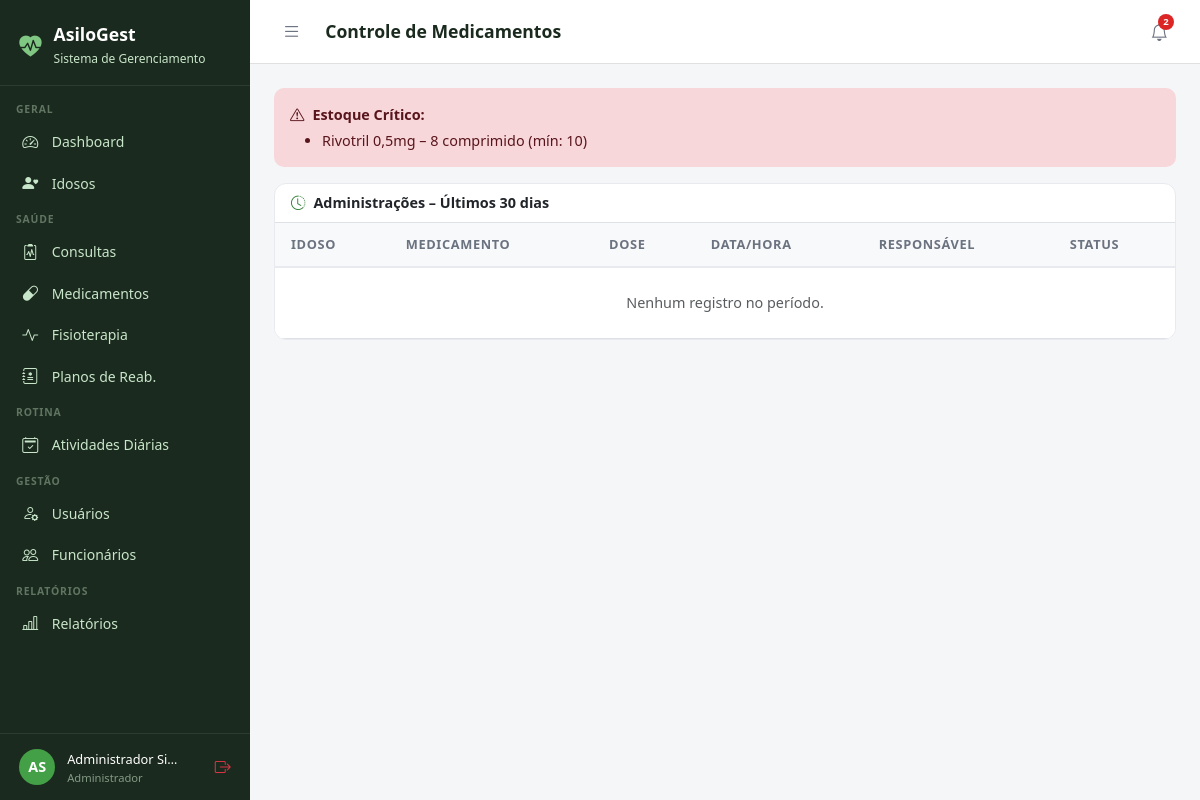
The app's page /relatorios/medicamentos/ (signed in), older data.
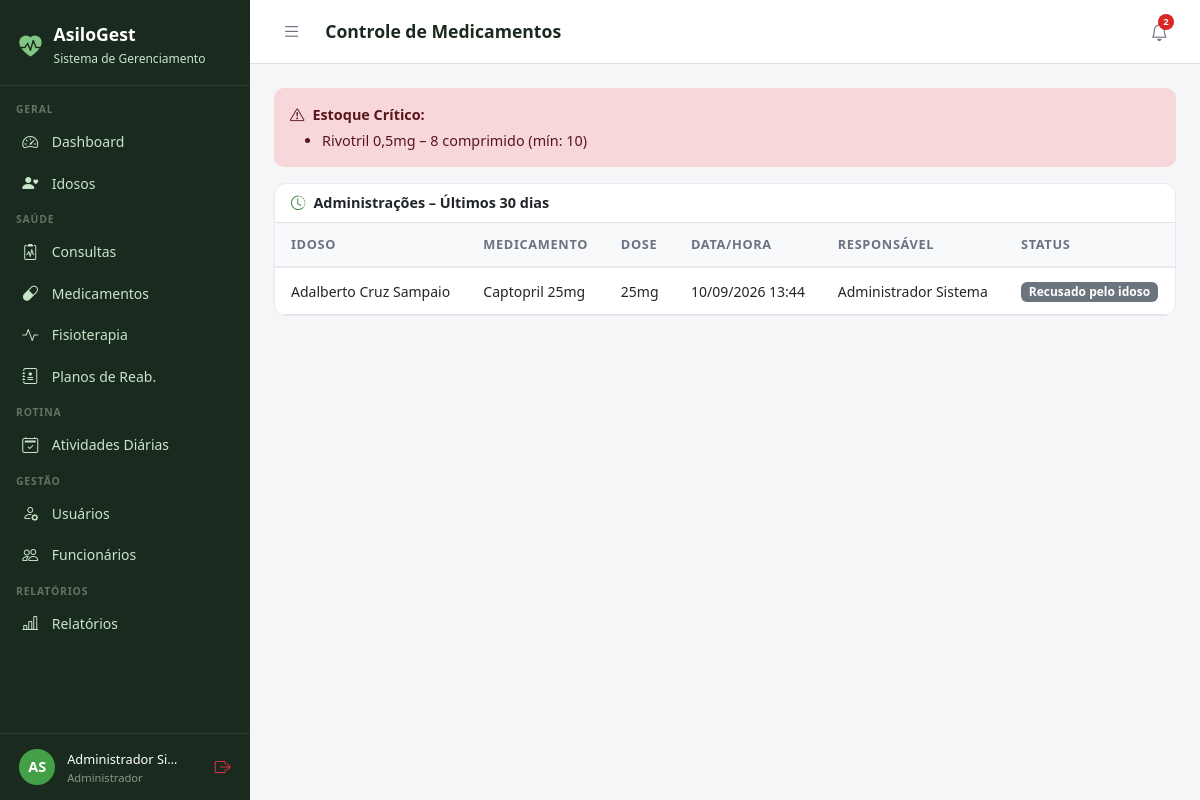
The same page, newer data.
### medicamentos/models.py (models this page shows, shortened)
class Medicamento(models.Model):
    nome = models.CharField(max_length=150, verbose_name='Nome do Medicamento')
    principio_ativo = models.CharField(max_length=150, blank=True)
    fabricante = models.CharField(max_length=100, blank=True)
    forma = models.CharField(max_length=50, blank=True, verbose_name='Forma Farmacêutica', help_text='Ex: comprimido, xarope, injeção')
    estoque_atual = models.IntegerField(default=0, verbose_name='Estoque Atual')
    estoque_minimo = models.IntegerField(default=10, verbose_name='Estoque Mínimo')
    unidade = models.CharField(max_length=20, default='unidade', verbose_name='Unidade de Medida')
    observacoes = models.TextField(blank=True)
    ativo = models.BooleanField(default=True)
    criado_em = models.DateTimeField(auto_now_add=True)
    class Meta:
        verbose_name = 'Medicamento'
        verbose_name_plural = 'Medicamentos'
        ordering = ['nome']

class RegistroAdministracao(models.Model):
    STATUS_CHOICES = [
        ('administrado', 'Administrado'),
        ('recusado', 'Recusado pelo idoso'),
        ('adiado', 'Adiado'),
        ('omitido', 'Omitido'),
    ]
    prescricao = models.ForeignKey(PrescricaoMedicamento, on_delete=models.CASCADE, related_name='registros')
    administrado_por = models.ForeignKey(Usuario, on_delete=models.SET_NULL, null=True, related_name='administracoes')
    data_hora = models.DateTimeField(verbose_name='Data e Hora')
    status = models.CharField(max_length=15, choices=STATUS_CHOICES, default='administrado')
    observacoes = models.TextField(blank=True, verbose_name='Observações')
    criado_em = models.DateTimeField(auto_now_add=True)
    class Meta:
        verbose_name = 'Registro de Administração'
        verbose_name_plural = 'Registros de Administração'
        ordering = ['-data_hora']

class PrescricaoMedicamento(models.Model):
    FREQUENCIA_CHOICES = [
        ('1x_dia', '1x ao dia'),
        ('2x_dia', '2x ao dia'),
        ('3x_dia', '3x ao dia'),
        ('4x_dia', '4x ao dia'),
        ('cada_6h', 'A cada 6 horas'),
        ('cada_8h', 'A cada 8 horas'),
        ('cada_12h', 'A cada 12 horas'),
        ('sob_demanda', 'Sob demanda'),
        ('semanal', 'Semanal'),
        ('customizado', 'Customizado'),
    ]
    idoso = models.ForeignKey(Idoso, on_delete=models.CASCADE, related_name='prescricoes')
    medicamento = models.ForeignKey(Medicamento, on_delete=models.PROTECT, related_name='prescricoes')
    prescrito_por = models.ForeignKey(Usuario, on_delete=models.SET_NULL, null=True, related_name='prescricoes_feitas', limit_choices_to={'perfil': 'medico'})
    dose = models.CharField(max_length=50, verbose_name='Dose')
    frequencia = models.CharField(max_length=15, choices=FREQUENCIA_CHOICES)
    horarios = models.CharField(max_length=200, blank=True, verbose_name='Horários', help_text='Ex: 08:00, 12:00, 18:00')
    data_inicio = models.DateField(verbose_name='Início')
    data_fim = models.DateField(null=True, blank=True, verbose_name='Fim (deixe em branco para uso contínuo)')
    via_administracao = models.CharField(max_length=50, blank=True, verbose_name='Via de Administração', help_text='Ex: oral, subcutânea, intravenosa')
    observacoes = models.TextField(blank=True)
    ativa = models.BooleanField(default=True)
    criado_em = models.DateTimeField(auto_now_add=True)
    class Meta:
        verbose_name = 'Prescrição'
        verbose_name_plural = 'Prescrições'
        ordering = ['-criado_em']

### idosos/models.py (models this page shows, shortened)
class Idoso(models.Model):
    SEXO_CHOICES = [('M', 'Masculino'), ('F', 'Feminino')]
    TIPO_SANGUINEO = [('A+','A+'),('A-','A-'),('B+','B+'),('B-','B-'),('AB+','AB+'),('AB-','AB-'),('O+','O+'),('O-','O-')]
    STATUS_CHOICES = [('ativo','Ativo'),('inativo','Inativo'),('internado','Internado'),('falecido','Falecido')]
    nome = models.CharField(max_length=150, verbose_name='Nome Completo')
    data_nascimento = models.DateField(verbose_name='Data de Nascimento')
    sexo = models.CharField(max_length=1, choices=SEXO_CHOICES)
    cpf = models.CharField(max_length=14, unique=True, null=True, blank=True)
    rg = models.CharField(max_length=20, blank=True)
    tipo_sanguineo = models.CharField(max_length=3, choices=TIPO_SANGUINEO, blank=True)
    foto = models.ImageField(upload_to='idosos/', blank=True, null=True)
    status = models.CharField(max_length=10, choices=STATUS_CHOICES, default='ativo')
    endereco = models.CharField(max_length=200, blank=True)
    cidade = models.CharField(max_length=100, blank=True)
    estado = models.CharField(max_length=2, blank=True)
    cep = models.CharField(max_length=9, blank=True)
    alergias = models.TextField(blank=True, verbose_name='Alergias')
    condicoes_medicas = models.TextField(blank=True, verbose_name='Condições Médicas')
    observacoes = models.TextField(blank=True, verbose_name='Observações Gerais')
    data_entrada = models.DateField(verbose_name='Data de Entrada')
    numero_quarto = models.CharField(max_length=10, blank=True, verbose_name='Quarto')
    criado_em = models.DateTimeField(auto_now_add=True)
    atualizado_em = models.DateTimeField(auto_now=True)
    class Meta:
        verbose_name = 'Idoso'
        verbose_name_plural = 'Idosos'
        ordering = ['nome']

### core/models.py (models this page shows, shortened)
class Usuario(AbstractUser):
    PERFIL_CHOICES = [
        ('administrador', 'Administrador'),
        ('medico', 'Médico'),
        ('fisioterapeuta', 'Fisioterapeuta'),
        ('enfermeiro', 'Enfermeiro(a)'),
        ('recepcionista', 'Recepcionista'),
        ('familiar', 'Familiar do Idoso'),
    ]
    perfil = models.CharField(
        max_length=20, choices=PERFIL_CHOICES,
        default='recepcionista', verbose_name='Perfil de Acesso'
    )
    telefone = models.CharField(max_length=15, blank=True, verbose_name='Telefone')
    cpf = models.CharField(max_length=14, unique=True, null=True, blank=True, verbose_name='CPF')
    foto = models.ImageField(upload_to='usuarios/', blank=True, null=True, verbose_name='Foto')
    data_nascimento = models.DateField(null=True, blank=True, verbose_name='Data de Nascimento')
    especialidade = models.CharField(
        max_length=100, blank=True, verbose_name='Especialidade',
        help_text='Preencha para Médico ou Fisioterapeuta'
    )
    data_admissao = models.DateField(null=True, blank=True, verbose_name='Data de Admissão')
    primeiro_acesso = models.BooleanField(
        default=True, verbose_name='Primeiro Acesso',
        help_text='Usuário deve definir senha no primeiro login'
    )
    ativo = models.BooleanField(default=True, verbose_name='Ativo')
    criado_em = models.DateTimeField(auto_now_add=True)
    class Meta:
        verbose_name = 'Usuário'
        verbose_name_plural = 'Usuários'
        ordering = ['first_name', 'last_name']
    @property
    def is_administrador(self):
        return self.perfil == 'administrador' or self.is_superuser
    @property
    def is_fisioterapeuta(self):
        return self.perfil == 'fisioterapeuta'
    @property
    def is_familiar(self):
        return self.perfil == 'familiar'
    @property
    def pode_ver_saude(self):
        return (self.is_administrador or self.is_medico
                or self.is_fisioterapeuta or self.is_enfermeiro)
    @property
    def pode_cadastrar_usuarios(self):
        return self.is_administrador or self.is_recepcionista
    @property
    def pode_administrar(self):
        return self.is_administrador

### relatorios/views.py (the view)
# urls.py: path('medicamentos/', views.medicamentos_relatorio, name='medicamentos'),
@login_required
@perfil_required('administrador', 'medico', 'enfermeiro')
def medicamentos_relatorio(request):
    from medicamentos.models import Medicamento, RegistroAdministracao
    hoje = date.today()
    inicio = hoje - timedelta(days=30)
    alertas = Medicamento.objects.filter(estoque_atual__lte=10, ativo=True)
    registros = RegistroAdministracao.objects.filter(
        data_hora__date__gte=inicio
    ).select_related('prescricao__idoso', 'prescricao__medicamento', 'administrado_por')
    ctx = {'alertas': alertas, 'registros': registros, 'hoje': hoje}
    if request.GET.get('pdf'):
        html = render_to_string('relatorios/pdf/medicamentos.html', ctx)
        return _pdf_response(html, 'relatorio_medicamentos.pdf')
    return render(request, 'relatorios/medicamentos.html', ctx)

### templates/relatorios/medicamentos.html
{% extends 'base.html' %}
{% block title %}Relatório de Medicamentos{% endblock %}{% block page_title %}Controle de Medicamentos{% endblock %}
{% block content %}
{% if alertas %}
<div class="alert alert-danger mb-3"><strong><i class="bi bi-exclamation-triangle me-2"></i>Estoque Crítico:</strong>
  <ul class="mb-0 mt-1">{% for m in alertas %}<li>{{ m.nome }} – {{ m.estoque_atual }} {{ m.unidade }} (mín: {{ m.estoque_minimo }})</li>{% endfor %}</ul>
</div>{% endif %}
<div class="table-card mt-3">
  <div class="px-3 py-2 border-bottom" style="font-weight:600;font-size:.9rem;"><i class="bi bi-clock-history me-2" style="color:#2E7D32;"></i>Administrações – Últimos 30 dias</div>
  <table class="table table-hover">
  <thead><tr><th>Idoso</th><th>Medicamento</th><th>Dose</th><th>Data/Hora</th><th>Responsável</th><th>Status</th></tr></thead>
  <tbody>{% for r in registros %}<tr>
    <td style="font-size:.875rem;">{{ r.prescricao.idoso.nome }}</td>
    <td style="font-size:.875rem;">{{ r.prescricao.medicamento.nome }}</td>
    <td style="font-size:.875rem;">{{ r.prescricao.dose }}</td>
    <td style="font-size:.875rem;">{{ r.data_hora|date:"d/m/Y H:i" }}</td>
    <td style="font-size:.875rem;">{{ r.administrado_por.get_full_name|default:"–" }}</td>
    <td>
      {% if r.status == 'administrado' %}<span class="badge" style="background:#E8F5E9;color:#2E7D32;font-size:.75rem;">Administrado</span>
      {% else %}<span class="badge bg-secondary" style="font-size:.75rem;">{{ r.get_status_display }}</span>{% endif %}
    </td>
  </tr>{% empty %}<tr><td colspan="6" class="text-center py-4 text-muted">Nenhum registro no período.</td></tr>{% endfor %}</tbody>
  </table>
</div>{% endblock %}

Row changes from the older to the newer data that the page shows:
added RegistroAdministracao: prescricao.idoso.nome "Adalberto Cruz Sampaio", prescricao.medicamento.nome "Captopril 25mg", prescricao.dose "25mg", data_hora "10/09/2026 13:44", administrado_por.get_full_name "Administrador Sistema", status "Recusado pelo idoso"
Text that changed along with them:
text no longer shown: "Nenhum registro no período."
